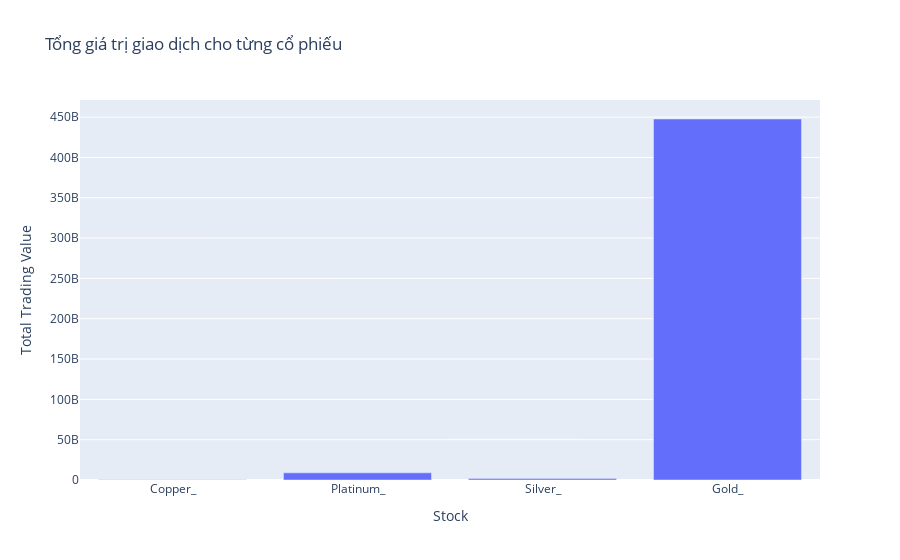

Write notebook code for a chart like this one.
### Code cell
df_trading_values_sum = pd.DataFrame(list(trading_values_sum.items()), columns=['Stock', 'Total Trading Value'])
fig = px.bar(df_trading_values_sum, x='Stock', y='Total Trading Value', title='Tổng giá trị giao dịch cho từng cổ phiếu' )
fig.show()

### Figure 1 — Plotly figure (JSON) as saved in the notebook; plotly's stock layout.template omitted (floating-point values rounded to 4 significant figures)
{"data": [{"alignmentgroup": "True", "hovertemplate": "Stock=%{x}<br>Total Trading Value=%{y}<extra></extra>", "legendgroup": "", "marker": {"color": "#636efa", "pattern": {"shape": ""}}, "name": "", "offsetgroup": "", "orientation": "v", "showlegend": false, "textposition": "auto", "type": "bar", "x": ["Copper_", "Platinum_", "Silver_", "Gold_"], "xaxis": "x", "y": [156300000.0, 8908579823, 1754000000.0, 447670788676], "yaxis": "y"}], "layout": {"barmode": "relative", "legend": {"tracegroupgap": 0}, "title": {"text": "Tổng giá trị giao dịch cho từng cổ phiếu"}, "xaxis": {"anchor": "y", "domain": [0, 1], "title": {"text": "Stock"}}, "yaxis": {"anchor": "x", "domain": [0, 1], "title": {"text": "Total Trading Value"}}}}
